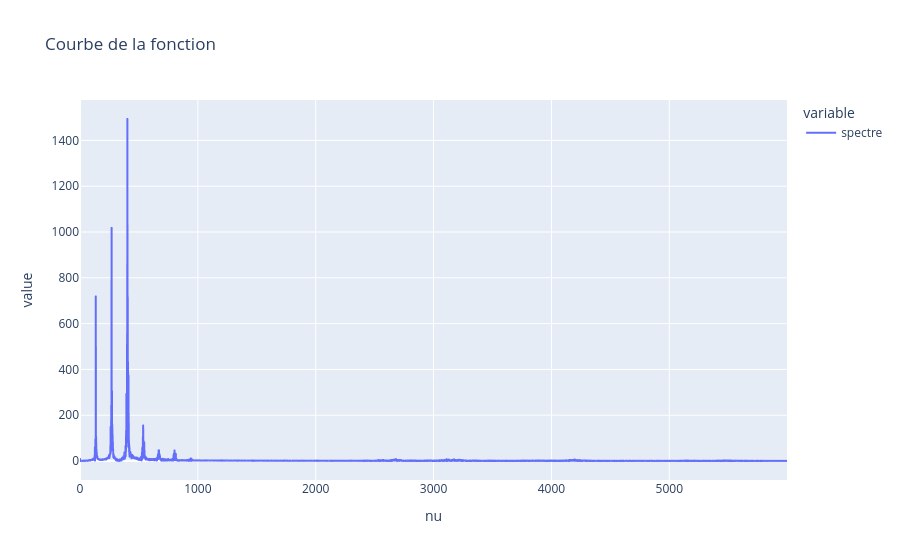

This figure's notebook cell:
### Code cell
nu, S = san.trans_fourier(s, t)

spectre = np.abs(S)

df = pd.DataFrame({"nu": nu, "spectre": spectre})

fig = px.line(
    df, 
    x="nu", 
    y=["spectre"], 
    title="Courbe de la fonction"
)
fig.show()

#plt.plot(nu, spectre)

### Figure 1 — Plotly figure (JSON) as saved in the notebook; plotly's stock layout.template omitted (floating-point values rounded to 4 significant figures; data arrays with more than 128 entries replaced by an {"elided": "..."} marker saying what was removed)
{"data": [{"hovertemplate": "variable=spectre<br>nu=%{x}<br>value=%{y}<extra></extra>", "legendgroup": "spectre", "line": {"color": "#636efa", "dash": "solid"}, "marker": {"symbol": "circle"}, "mode": "lines", "name": "spectre", "showlegend": true, "type": "scattergl", "x": {"elided": "6000 float values"}, "xaxis": "x", "y": {"elided": "6000 float values"}, "yaxis": "y"}], "layout": {"legend": {"title": {"text": "variable"}, "tracegroupgap": 0}, "title": {"text": "Courbe de la fonction"}, "xaxis": {"anchor": "y", "domain": [0, 1], "title": {"text": "nu"}}, "yaxis": {"anchor": "x", "domain": [0, 1], "title": {"text": "value"}}}}
